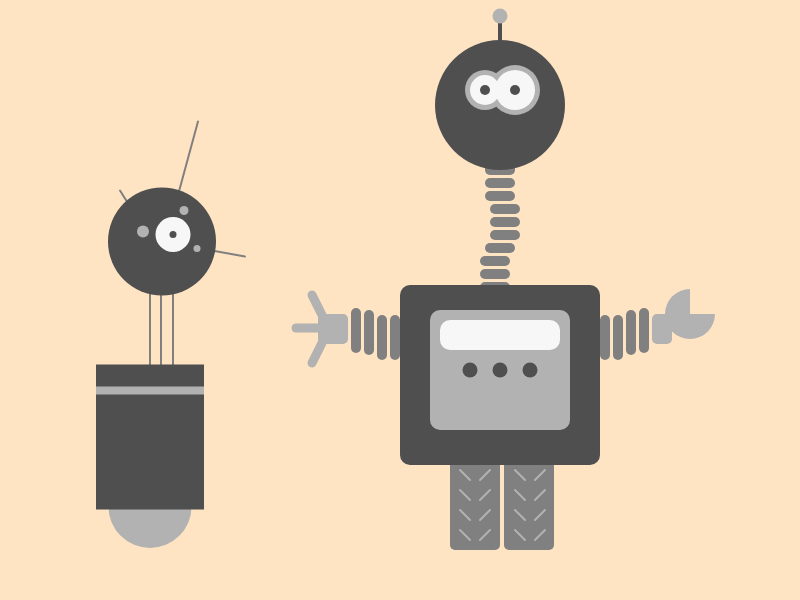
Frame 1 (no input)
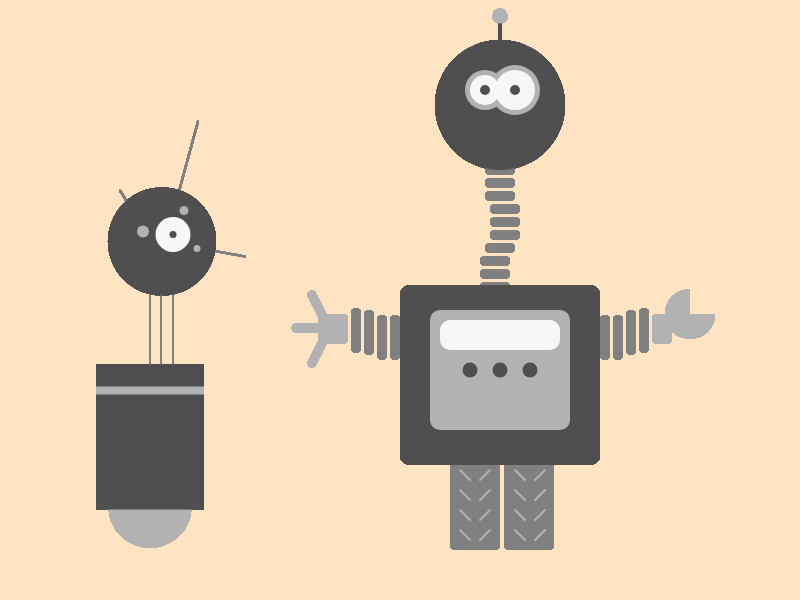
Frame 60 (no input)
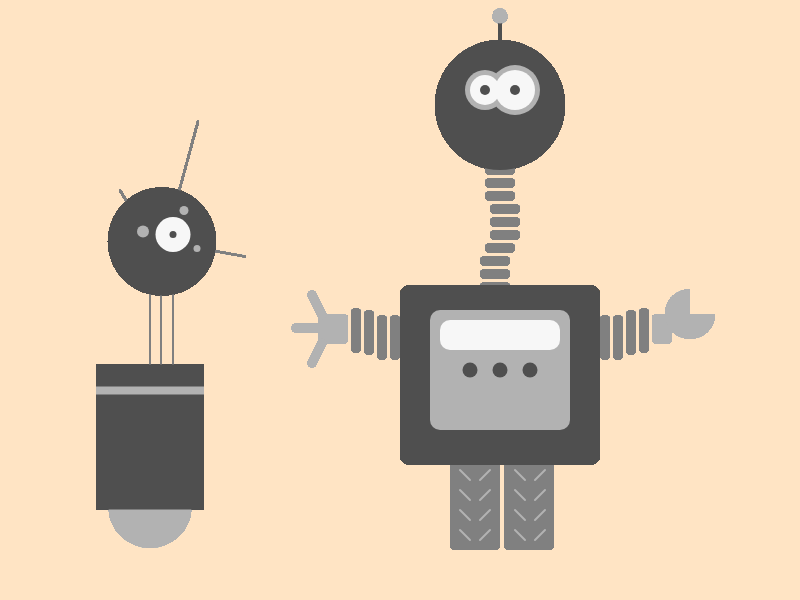
Frame 120 (the mouse pressed at the canvas centre since frame 60)

The p5.js sketch that drew these frames (run headless with seeded random() and noise() and a simulated clock; from frame 60 on, the mouse is pressed at the canvas centre):

// p5.js sketch
// ── sketch.js
function setup() {
  createCanvas(800,600);
  background(255,228,196);
}

function draw() {
//antenna
stroke(79,79,79);
strokeWeight(4);
line(500,16,500,100)
//pallina
fill(178,178,178);
noStroke();
ellipse(500,16,15,15)

//collo
fill(128,128,128);
noStroke();
rect(485,150,30,25,5);
rect(485,178,30,10,5);
rect(485,191,30,10,5);
rect(490,204,30,10,5);
rect(490,217,30,10,5);
rect(490,230,30,10,5);
rect(485,243,30,10,5);
rect(480,256,30,10,5);
rect(480,269,30,10,5);
rect(480,282,30,10,5);

//testa
fill(79,79,79);
noStroke();
ellipse(500,105,130,130);

//occhiSOTTO
fill(178,178,178);
noStroke();
ellipse(485,90,40,40);
//occhiSOTTO
fill(178,178,178);
noStroke();
ellipse(515,90,50,50);
//occhioBIANCO
fill(247,247,247);
noStroke();
ellipse(485,90,30,30);
//pupilla1
fill(79,79,79);
noStroke();
ellipse(485,90,10,10);
//occhioBIANCO
fill(247,247,247);
noStroke();
ellipse(515,90,40,40);
//pupilla2
fill(79,79,79);
noStroke();
ellipse(515,90,10,10);

//ruote
fill(128,128,128);
noStroke();
rect(450,460,50,90,5);
rect(504,460,50,90,5);

//segniruotaSX
stroke(178,178,178);
strokeWeight(2)
line(460,470,470,480);
line(460,490,470,500);
line(460,510,470,520);
line(460,530,470,540);

line(490,470,480,480);
line(490,490,480,500);
line(490,510,480,520);
line(490,530,480,540);

//segniruotaDX
stroke(178,178,178);
strokeWeight(2)
line(515,470,525,480);
line(515,490,525,500);
line(515,510,525,520);
line(515,530,525,540);

line(545,470,535,480);
line(545,490,535,500);
line(545,510,535,520);
line(545,530,535,540);

//corpo
fill(79,79,79);
noStroke();
rect(400,285,200,180,10);

fill(178,178,178);
noStroke();
rect(430,310,140,120,10);

fill(247,247,247);
noStroke();
rect(440,320,120,30,10);

fill(79,79,79);
noStroke();
ellipse(470,370,15,15);
ellipse(500,370,15,15);
ellipse(530,370,15,15);

//braccioDX
fill(128,128,128);
noStroke();
rect(600,315,10,45,5);
rect(613,315,10,45,5);
rect(626,310,10,45,5);
rect(639,308,10,45,5);

fill(178,178,178);
noStroke();
rect(652,314,20,30,5);
arc(690, 314, 50, 50, 0, PI+HALF_PI, PIE);

//braccioSX
fill(128,128,128);
noStroke();
rect(390,315,10,45,5);
rect(377,315,10,45,5);
rect(364,310,10,45,5);
rect(351,308,10,45,5);

fill(178,178,178);
noStroke();
rect(318,314,30,30,5);

stroke(178,178,178);
strokeWeight(9)
line(312,295,322,315);
line(296,328,320,328);
line(312,363,322,343);


//antenneR1
stroke(128,128,128);
strokeWeight(2);
line(120,190.5,155,246.5);
line(164,246.5,198,121.5);
line(162,241.5,245,256.5)
//colloR1
stroke(128,128,128);
line(150,241.5,150,364.5);
line(161,241.5,161,364.5);
line(173,241.5,173,364.5);
//testaR1
fill(79,79,79);
noStroke();
ellipse(162,241.5,108,108);
//corpoR1
fill(178,178,178);
noStroke();
ellipse(150,506.5,83,83);
fill(79,79,79);
noStroke();
rect(96,364.5,108,145);
fill(178,178,178);
rect(96,386.5,108,8);
//occhiR1
fill(247,247,247);
ellipse(173,234.5,35,35);
fill(79,79,79);
ellipse(173,234.5,7,7);
fill(178,178,178);
ellipse(184,210.5,9,9);
ellipse(143,231.5,12,12);
ellipse(197,248.5,7,7);
}
